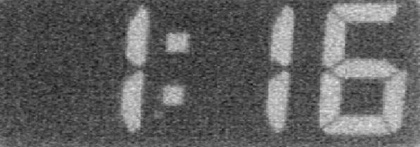
%> input picture bin_gui/img1.jpg, 420 x 147 px, shrunk from 596 x 209 before the run
$ octave binarization.m   (GNU Octave 9; MATLAB toolbox functions it lacks are replaced by stand-ins)
%> lines starting %> are read from the running program, lines starting %| are printed output that depends on the picture; in (x1, y1, x2, y2) boxes, pixels count from 0 and x2, y2 are one past the last pixel; in counts of white or black regions, pixels touching at a corner belong together; the program's own positions count from 1
org_img = imread('img1.jpg');
%> org_img is the input picture: size 147x420x3 uint8; min 13, max 236, mean 96
figure(1);
imshow(org_img);
[res_img, grey] = im2bw(org_img, 0.5);
figure(2);
imshow(grey);
figure(3);
h = histogram(grey(:));
[vs, poses] = sort(h.Values, 'descend');
mid_pose = round(mean([poses(1),poses(2)]));
text(h.BinEdges(poses(1)), vs(mid_pose), "\downarrow Picked threshold");
figure(4);
imshow(res_img);


function [res_img, grey_img] = im2bw(img, level)
%> called with level = 0.5
    [h, w, ~] = size(img);
%> h = 147; w = 420
    grey_img = zeros(h, w, 'double');
    res_img = zeros(h, w);
    for i=1:h
        for j=1:w
            pix_sum = sum(img(i, j, :));
            grey_img(i, j) = pix_sum/(255*3);
            if pix_sum > 255*3*level
                res_img(i, j) = 1;
            end
        end
    end
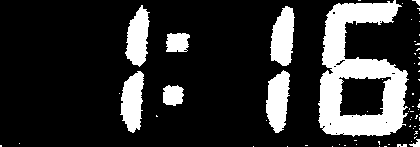
%> res_img: size 147x420 double; values 0 (black) and 1 (white), 19.1% white; 67 white regions (57 under 20 px), largest, box (x1, y1, x2, y2) and area: (318, 0, 409, 137) 6639, (266, 70, 290, 133) 1075, (270, 6, 295, 66) 1067
%> `[vs, poses] = sort(h.Values, 'descend');`: vs = 88 values, max 3687 at index 1, min 0 at index 86, mean 701.6; poses = 88 values, max 88 at index 85, min 1 at index 82, mean 44.5
%> `mid_pose = round(mean([poses(1),poses(2)]));`: mid_pose = 24
%> `text(h.BinEdges(poses(1)), vs(mid_pose), "\downarrow Picked threshold");`:
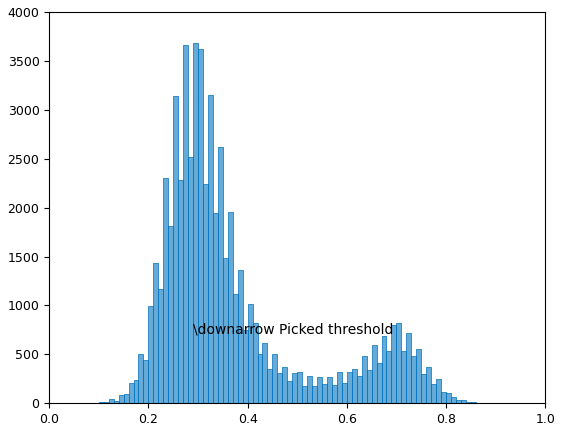
%> figure redrawn from the program's plot data; tallest bar 3687 high, from x = 0.29 to 0.3
    return
end

$ run again, with bin_gui/img2.jpg copied over bin_gui/img1.jpg
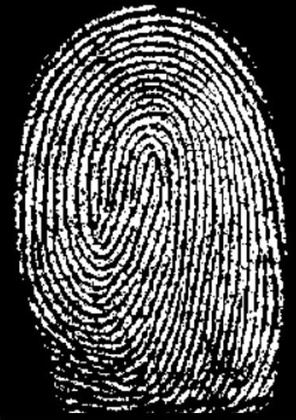
%> input picture bin_gui/img2.jpg, 296 x 420 px, shrunk from 383 x 543 before the run
%> org_img is the input picture: size 420x296x3 uint8; min 0, max 255, mean 89.2
%> after the loop in im2bw, `for i=1:h`:
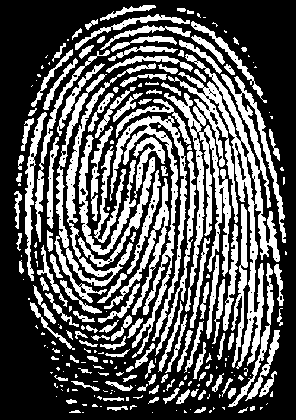
%> res_img: size 420x296 double; values 0 (black) and 1 (white), 34.8% white; 243 white regions (106 under 20 px), largest, box (x1, y1, x2, y2) and area: (168, 54, 286, 369) 6841, (110, 116, 187, 358) 3373, (54, 63, 156, 303) 3366
%> vs = 50 values, max 49232 at index 1, min 774 at index 50, mean 2486.4; poses = 50 values, max 50 at index 2, min 1 at index 1, mean 25.5
%> mid_pose = 26
%> `text(h.BinEdges(poses(1)), vs(mid_pose), "\downarrow Picked threshold");`:
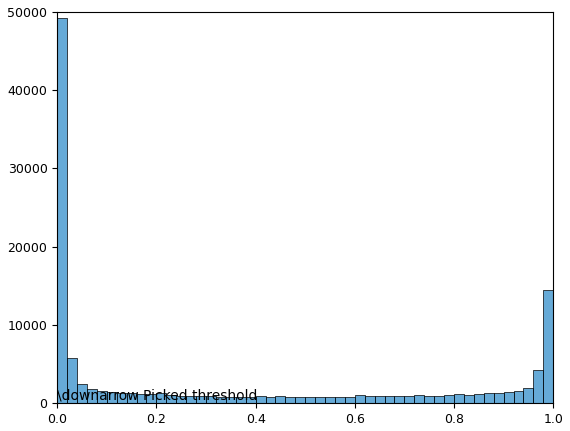
%> figure redrawn from the program's plot data; tallest bar 49232 high, from x = 0 to 0.02

$ run again, with bin_gui/img3.jpg copied over bin_gui/img1.jpg
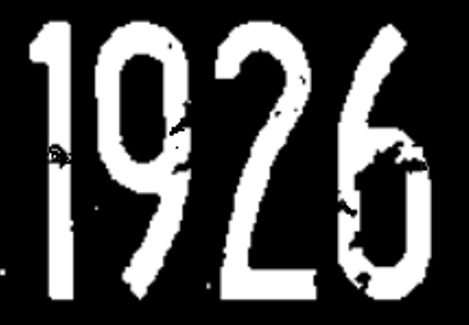
%> input picture bin_gui/img3.jpg, 469 x 325 px
%> org_img is the input picture: size 325x469x3 uint8; min 0, max 255, mean 69.5
%> after the loop in im2bw, `for i=1:h`:
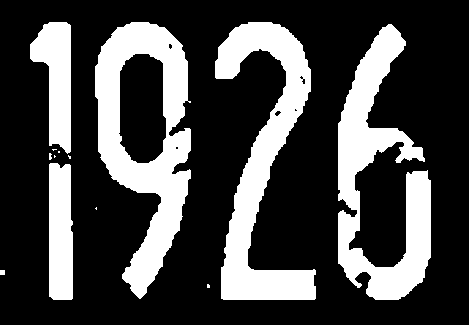
%> res_img: size 325x469 double; values 0 (black) and 1 (white), 27.3% white; 13 white regions (7 under 20 px), largest, box (x1, y1, x2, y2) and area: (95, 22, 191, 299) 12295, (338, 24, 431, 300) 11515, (215, 22, 316, 300) 11286, (30, 22, 71, 154) 3317, (49, 163, 73, 300) 3121, (0, 270, 5, 275) 25
%> vs = 50 values, max 102900 at index 1, min 143 at index 50, mean 3048.5; poses = 50 values, max 50 at index 2, min 1 at index 1, mean 25.5
%> mid_pose = 26
%> `text(h.BinEdges(poses(1)), vs(mid_pose), "\downarrow Picked threshold");`:
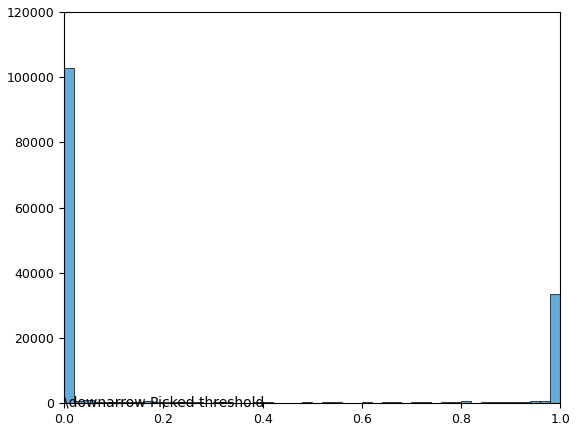
%> figure redrawn from the program's plot data; tallest bar 102900 high, from x = 0 to 0.02
